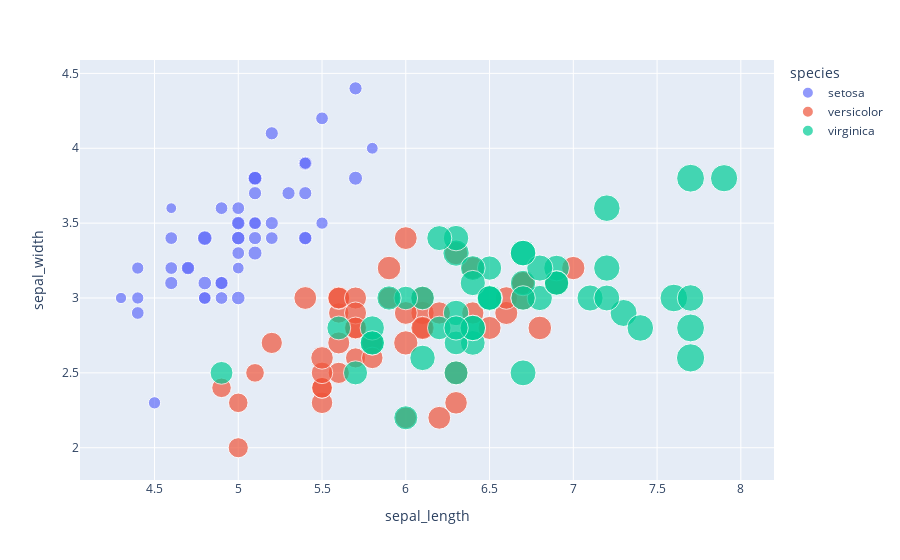

Notebook code for this chart:
### Code cell
fig=px.scatter(df,x="sepal_length",y="sepal_width" ,color="species",size="petal_length")
fig.show()

### Figure 1 — Plotly figure (JSON) as saved in the notebook; plotly's stock layout.template omitted (floating-point values rounded to 4 significant figures)
{"data": [{"hovertemplate": "species=setosa<br>sepal_length=%{x}<br>sepal_width=%{y}<br>petal_length=%{marker.size}<extra></extra>", "legendgroup": "setosa", "marker": {"color": "#636efa", "size": [1.4, 1.4, 1.3, 1.5, 1.4, 1.7, 1.4, 1.5, 1.4, 1.5, 1.5, 1.6, 1.4, 1.1, 1.2, 1.5, 1.3, 1.4, 1.7, 1.5, 1.7, 1.5, 1, 1.7, 1.9, 1.6, 1.6, 1.5, 1.4, 1.6, 1.6, 1.5, 1.5, 1.4, 1.5, 1.2, 1.3, 1.4, 1.3, 1.5, 1.3, 1.3, 1.3, 1.6, 1.9, 1.4, 1.6, 1.4, 1.5, 1.4], "sizemode": "area", "sizeref": 0.01725, "symbol": "circle"}, "mode": "markers", "name": "setosa", "orientation": "v", "showlegend": true, "type": "scatter", "x": [5.1, 4.9, 4.7, 4.6, 5, 5.4, 4.6, 5, 4.4, 4.9, 5.4, 4.8, 4.8, 4.3, 5.8, 5.7, 5.4, 5.1, 5.7, 5.1, 5.4, 5.1, 4.6, 5.1, 4.8, 5, 5, 5.2, 5.2, 4.7, 4.8, 5.4, 5.2, 5.5, 4.9, 5, 5.5, 4.9, 4.4, 5.1, 5, 4.5, 4.4, 5, 5.1, 4.8, 5.1, 4.6, 5.3, 5], "xaxis": "x", "y": [3.5, 3, 3.2, 3.1, 3.6, 3.9, 3.4, 3.4, 2.9, 3.1, 3.7, 3.4, 3, 3, 4, 4.4, 3.9, 3.5, 3.8, 3.8, 3.4, 3.7, 3.6, 3.3, 3.4, 3, 3.4, 3.5, 3.4, 3.2, 3.1, 3.4, 4.1, 4.2, 3.1, 3.2, 3.5, 3.6, 3, 3.4, 3.5, 2.3, 3.2, 3.5, 3.8, 3, 3.8, 3.2, 3.7, 3.3], "yaxis": "y"}, {"hovertemplate": "species=versicolor<br>sepal_length=%{x}<br>sepal_width=%{y}<br>petal_length=%{marker.size}<extra></extra>", "legendgroup": "versicolor", "marker": {"color": "#EF553B", "size": [4.7, 4.5, 4.9, 4, 4.6, 4.5, 4.7, 3.3, 4.6, 3.9, 3.5, 4.2, 4, 4.7, 3.6, 4.4, 4.5, 4.1, 4.5, 3.9, 4.8, 4, 4.9, 4.7, 4.3, 4.4, 4.8, 5, 4.5, 3.5, 3.8, 3.7, 3.9, 5.1, 4.5, 4.5, 4.7, 4.4, 4.1, 4, 4.4, 4.6, 4, 3.3, 4.2, 4.2, 4.2, 4.3, 3, 4.1], "sizemode": "area", "sizeref": 0.01725, "symbol": "circle"}, "mode": "markers", "name": "versicolor", "orientation": "v", "showlegend": true, "type": "scatter", "x": [7, 6.4, 6.9, 5.5, 6.5, 5.7, 6.3, 4.9, 6.6, 5.2, 5, 5.9, 6, 6.1, 5.6, 6.7, 5.6, 5.8, 6.2, 5.6, 5.9, 6.1, 6.3, 6.1, 6.4, 6.6, 6.8, 6.7, 6, 5.7, 5.5, 5.5, 5.8, 6, 5.4, 6, 6.7, 6.3, 5.6, 5.5, 5.5, 6.1, 5.8, 5, 5.6, 5.7, 5.7, 6.2, 5.1, 5.7], "xaxis": "x", "y": [3.2, 3.2, 3.1, 2.3, 2.8, 2.8, 3.3, 2.4, 2.9, 2.7, 2, 3, 2.2, 2.9, 2.9, 3.1, 3, 2.7, 2.2, 2.5, 3.2, 2.8, 2.5, 2.8, 2.9, 3, 2.8, 3, 2.9, 2.6, 2.4, 2.4, 2.7, 2.7, 3, 3.4, 3.1, 2.3, 3, 2.5, 2.6, 3, 2.6, 2.3, 2.7, 3, 2.9, 2.9, 2.5, 2.8], "yaxis": "y"}, {"hovertemplate": "species=virginica<br>sepal_length=%{x}<br>sepal_width=%{y}<br>petal_length=%{marker.size}<extra></extra>", "legendgroup": "virginica", "marker": {"color": "#00cc96", "size": [6, 5.1, 5.9, 5.6, 5.8, 6.6, 4.5, 6.3, 5.8, 6.1, 5.1, 5.3, 5.5, 5, 5.1, 5.3, 5.5, 6.7, 6.9, 5, 5.7, 4.9, 6.7, 4.9, 5.7, 6, 4.8, 4.9, 5.6, 5.8, 6.1, 6.4, 5.6, 5.1, 5.6, 6.1, 5.6, 5.5, 4.8, 5.4, 5.6, 5.1, 5.1, 5.9, 5.7, 5.2, 5, 5.2, 5.4, 5.1], "sizemode": "area", "sizeref": 0.01725, "symbol": "circle"}, "mode": "markers", "name": "virginica", "orientation": "v", "showlegend": true, "type": "scatter", "x": [6.3, 5.8, 7.1, 6.3, 6.5, 7.6, 4.9, 7.3, 6.7, 7.2, 6.5, 6.4, 6.8, 5.7, 5.8, 6.4, 6.5, 7.7, 7.7, 6, 6.9, 5.6, 7.7, 6.3, 6.7, 7.2, 6.2, 6.1, 6.4, 7.2, 7.4, 7.9, 6.4, 6.3, 6.1, 7.7, 6.3, 6.4, 6, 6.9, 6.7, 6.9, 5.8, 6.8, 6.7, 6.7, 6.3, 6.5, 6.2, 5.9], "xaxis": "x", "y": [3.3, 2.7, 3, 2.9, 3, 3, 2.5, 2.9, 2.5, 3.6, 3.2, 2.7, 3, 2.5, 2.8, 3.2, 3, 3.8, 2.6, 2.2, 3.2, 2.8, 2.8, 2.7, 3.3, 3.2, 2.8, 3, 2.8, 3, 2.8, 3.8, 2.8, 2.8, 2.6, 3, 3.4, 3.1, 3, 3.1, 3.1, 3.1, 2.7, 3.2, 3.3, 3, 2.5, 3, 3.4, 3], "yaxis": "y"}], "layout": {"legend": {"itemsizing": "constant", "title": {"text": "species"}, "tracegroupgap": 0}, "margin": {"t": 60}, "xaxis": {"anchor": "y", "domain": [0, 1], "title": {"text": "sepal_length"}}, "yaxis": {"anchor": "x", "domain": [0, 1], "title": {"text": "sepal_width"}}}}
